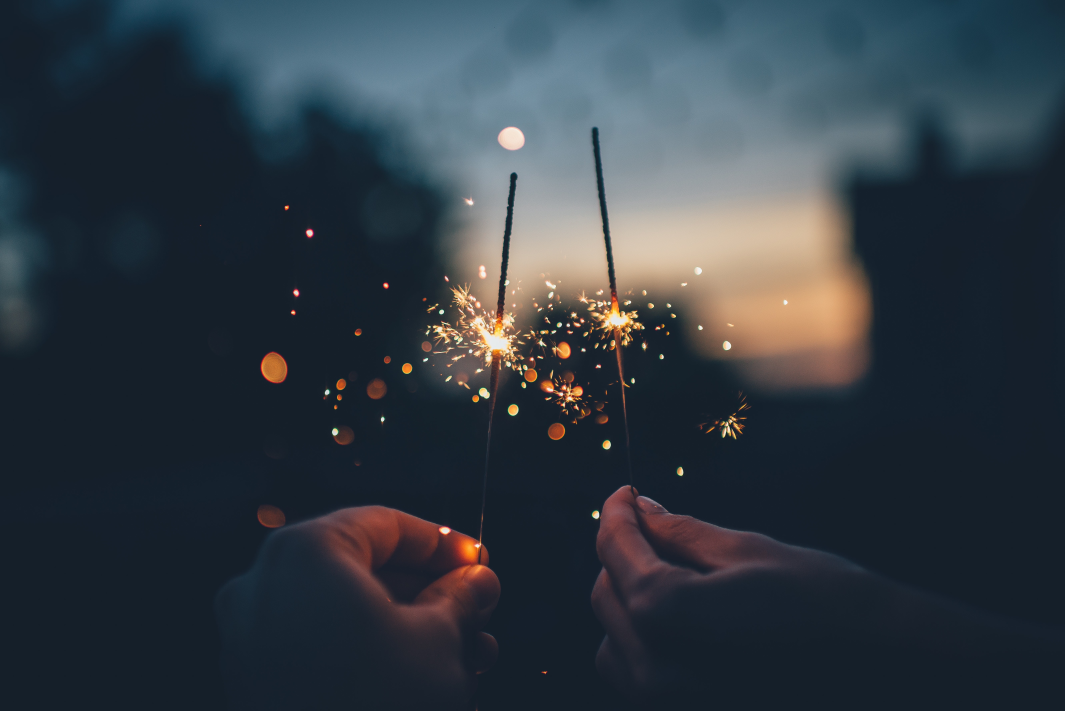
#> input picture 3-course/Image-Processing/exercise-6.1/input_images/ian-schneider-PAykYb-8Er8-unsplash.jpg, 5322 x 3553 px (shown at 1/5 size)
$ jupyter execute Final_6_1_attempt2.ipynb
#> lines starting #> are read from the running program, lines starting #| are printed output that depends on the picture; long printed decimals are rounded
# Зачетное задание 6.1, попытка 2

Вычисления выполнены с объектами `cv2` / `numpy`; промежуточные изображения не сохраняются.

[cell 1]
from pathlib import Path
from math import floor

import cv2
import numpy as np
import pywt

IMAGE_PATH = Path('input_images/ian-schneider-PAykYb-8Er8-unsplash.jpg')
if not IMAGE_PATH.exists():
    raise FileNotFoundError(f'Не найден файл: {IMAGE_PATH}')

## 1. Чтение, RGB и resize

[cell 2]
image_bgr = cv2.imread(str(IMAGE_PATH), cv2.IMREAD_COLOR)
#> image_bgr is the input picture: shape (3553, 5322, 3); mean B, G, R 67.4, 59.2, 50.2
if image_bgr is None:
    raise ValueError('OpenCV не смог считать изображение')

image_rgb = cv2.cvtColor(image_bgr, cv2.COLOR_BGR2RGB)
height, width = image_rgb.shape[:2]
#> height = 3553; width = 5322

aspect_ratio = width / height
#> aspect_ratio = 1.5
new_width = 2661
new_height = floor(new_width / aspect_ratio)
#> new_height = 1776

resized_rgb = cv2.resize(image_rgb, (new_width, new_height), interpolation=cv2.INTER_AREA)

print(f'Исходный размер: {width}x{height}')
#| Исходный размер: 5322x3553
print(f'Коэффициент width/height: {aspect_ratio}')
#| Коэффициент width/height: 1.498
print(f'Коэффициент для формы: {aspect_ratio:.3f}')
#| Коэффициент для формы: 1.498
print(f'Размер после сжатия: {resized_rgb.shape[1]}x{resized_rgb.shape[0]}')
#| Размер после сжатия: 2661x1776

## 2. Плотность RGB-гистограмм

[cell 3]
density_results = {}
for idx, channel_name in enumerate('RGB'):
    channel = resized_rgb[:, :, idx]
    density, bin_edges = np.histogram(channel.ravel(), bins=256, range=(0, 256), density=True)
    max_idx = int(density.argmax())
    density_results[channel_name] = float(density[max_idx])
    print(channel_name, f'{density[max_idx]:.4f}', 'bin', max_idx)
#> this loop made 3 passes
#> max_idx on passes 1 to 3: 21, 31, 41
#| R 0.3818 bin 21
#| G 0.3546 bin 31
#| B 0.2794 bin 41
#> pass 1, `channel = resized_rgb[:, :, idx]`:
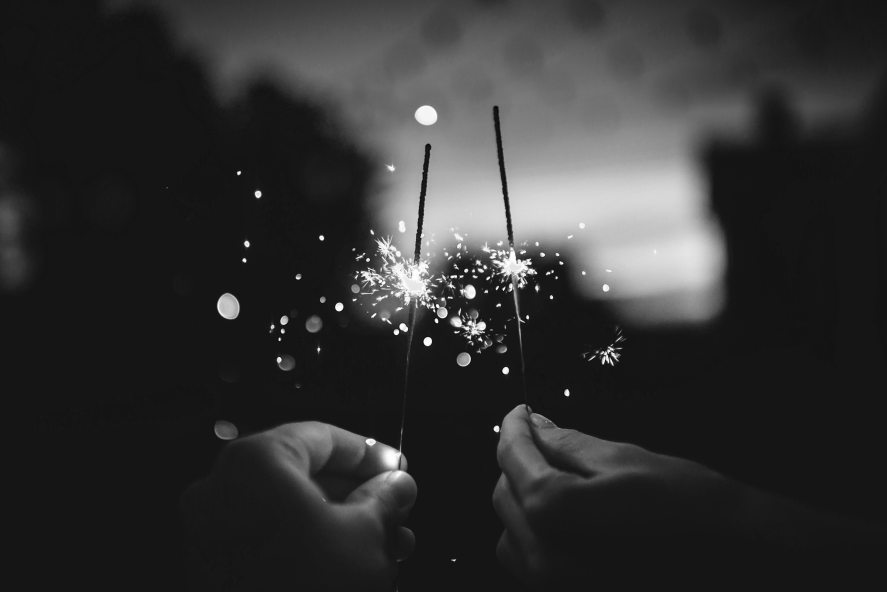
#> channel: shape (1776, 2661) (shown at 1/3 size); min 0, max 255, mean 50.2
#> pass 2, `channel = resized_rgb[:, :, idx]`:
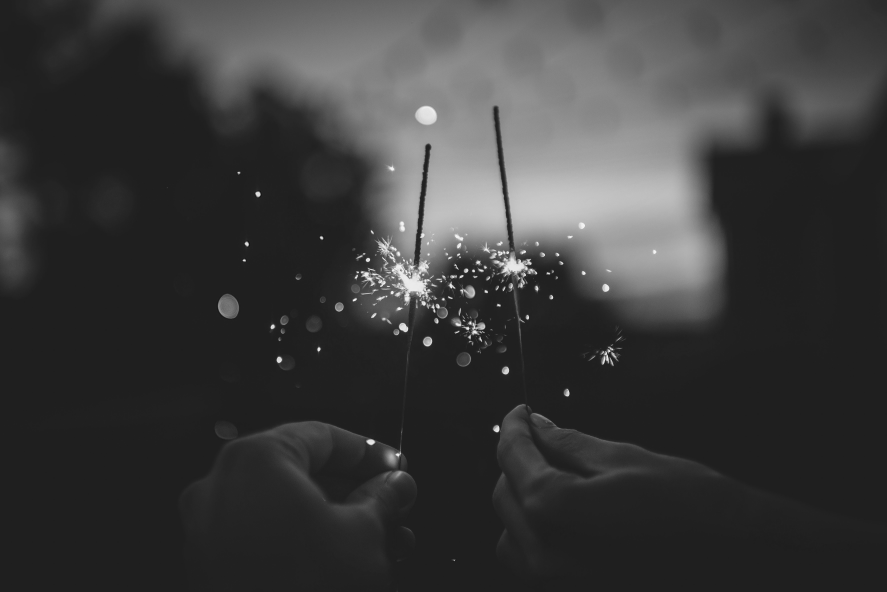
#> channel: shape (1776, 2661) (shown at 1/3 size); min 4, max 251, mean 59.2
#> pass 3, `channel = resized_rgb[:, :, idx]`:
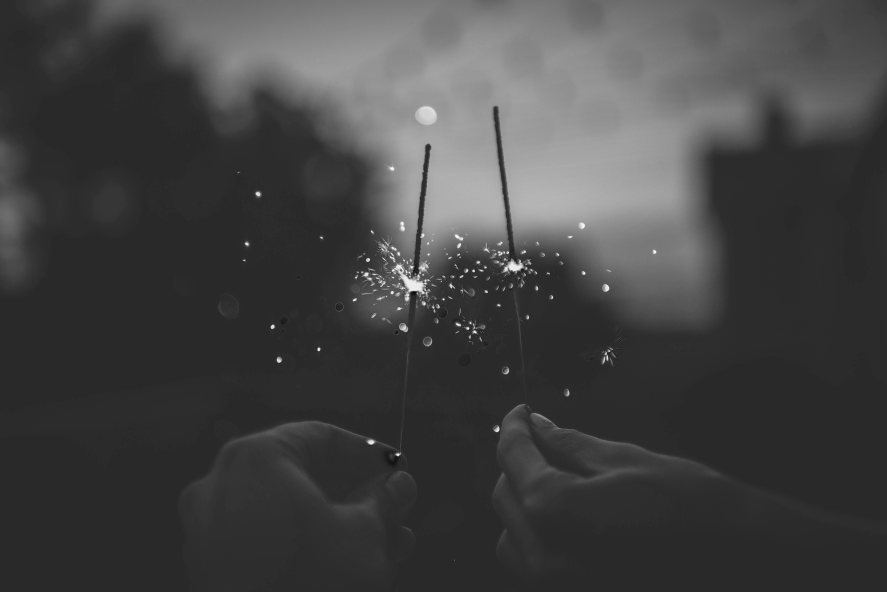
#> channel: shape (1776, 2661) (shown at 1/3 size); min 2, max 249, mean 67.4
#> after the loop, density_results = {'R': 0.382, 'G': 0.355, 'B': 0.279}

print('max density:', f'{max(density_results.values()):.4f}')
#| max density: 0.3818

## 3. Линейная нормировка и пиксель

[cell 4]
normalized_rgb = np.empty_like(resized_rgb)
for idx, channel_name in enumerate('RGB'):
    channel = resized_rgb[:, :, idx].astype(np.float32)
    normalized_rgb[:, :, idx] = np.round(
        (channel - channel.min()) * 255 / (channel.max() - channel.min())
    ).clip(0, 255).astype(np.uint8)
    print(f'{channel_name}: min={channel.min()}, max={channel.max()}')
#> this loop made 3 passes
#| R: min=0.0, max=255.0
#| G: min=4.0, max=251.0
#| B: min=2.0, max=249.0

row, col = 914, 1291
pixel_0_based = normalized_rgb[row, col].tolist()
#> pixel_0_based = [82, 61, 38]
pixel_1_based = normalized_rgb[row - 1, col - 1].tolist()
#> pixel_1_based = [154, 134, 105]
print(f'0-based normalized_rgb[{row}, {col}]: {pixel_0_based}')
#| 0-based normalized_rgb[914, 1291]: [82, 61, 38]
print(f'1-based normalized_rgb[{row - 1}, {col - 1}]: {pixel_1_based}')
#| 1-based normalized_rgb[913, 1290]: [154, 134, 105]

## 4. Haar и threshold

[cell 5]
threshold = 40
normalized_gray = cv2.cvtColor(normalized_rgb, cv2.COLOR_RGB2GRAY)

cA, _ = pywt.dwt2(normalized_gray, 'haar')
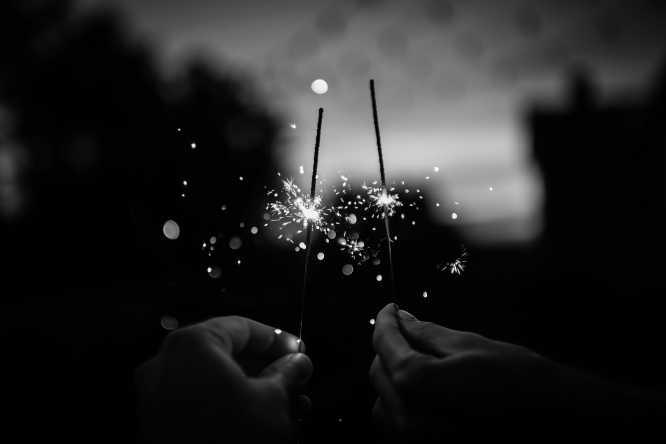
#> cA: shape (888, 1331) float64 (shown at 1/2 size); min 52, max 494, mean 112.2; drawn with min black and max white
cA1, _ = pywt.dwt2(cA, 'haar')
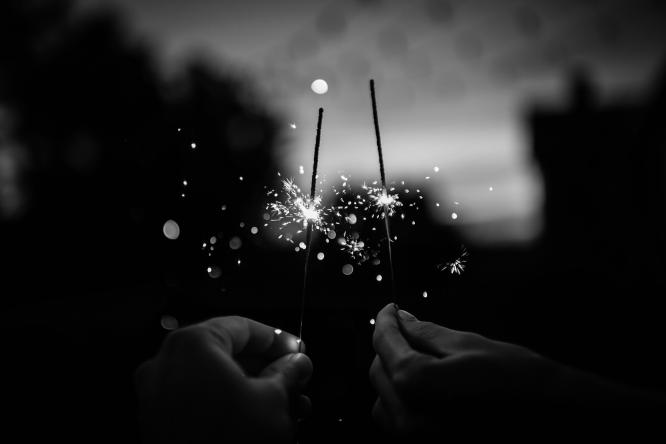
#> cA1: shape (444, 666) float64; min 104, max 982.3, mean 224.4; drawn with min black and max white
count = int(np.sum(np.abs(cA1) < threshold))
#> count = 0

print(f'cA1 shape: {cA1.shape}')
#| cA1 shape: (444, 666)
print(f'Количество |cA1| < {threshold}: {count}')
#| Количество |cA1| < 40: 0

# RGB-вариант для контроля: в основной ответ не идет.
total_rgb = 0
for idx, channel_name in enumerate('RGB'):
    cA_ch, _ = pywt.dwt2(normalized_rgb[:, :, idx], 'haar')
    cA1_ch, _ = pywt.dwt2(cA_ch, 'haar')
    channel_count = int(np.sum(np.abs(cA1_ch) < threshold))
    total_rgb += channel_count
    print(channel_name, channel_count)
#> this loop made 3 passes
#> (channel_count, total_rgb) on passes 1 to 3: (1, 1), (0, 1), (1, 2)
#| R 1
#| G 0
#| B 1
#> pass 1, `cA1_ch, _ = pywt.dwt2(cA_ch, 'haar')`:
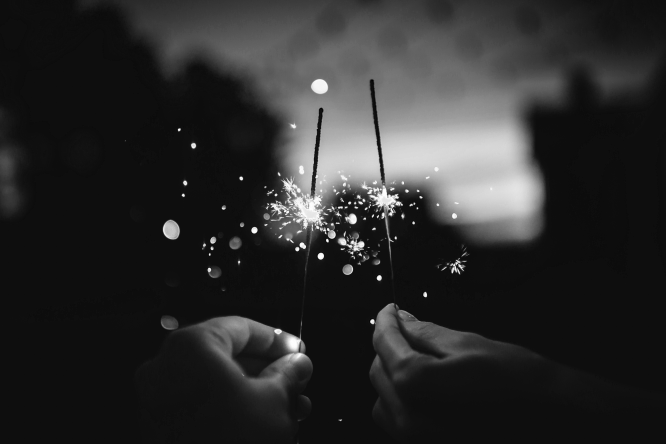
#> cA1_ch: shape (444, 666) float64; min 28, max 1018.5, mean 200.5; drawn with min black and max white
#> after the loop, total_rgb = 2
print('RGB per-channel total:', total_rgb)
#| RGB per-channel total: 2

$ run again, with 3-course/Image-Processing/exercise-6.1/input_images/karsten-winegeart-qzCgm273HW0-unsplash.jpg copied over 3-course/Image-Processing/exercise-6.1/input_images/ian-schneider-PAykYb-8Er8-unsplash.jpg
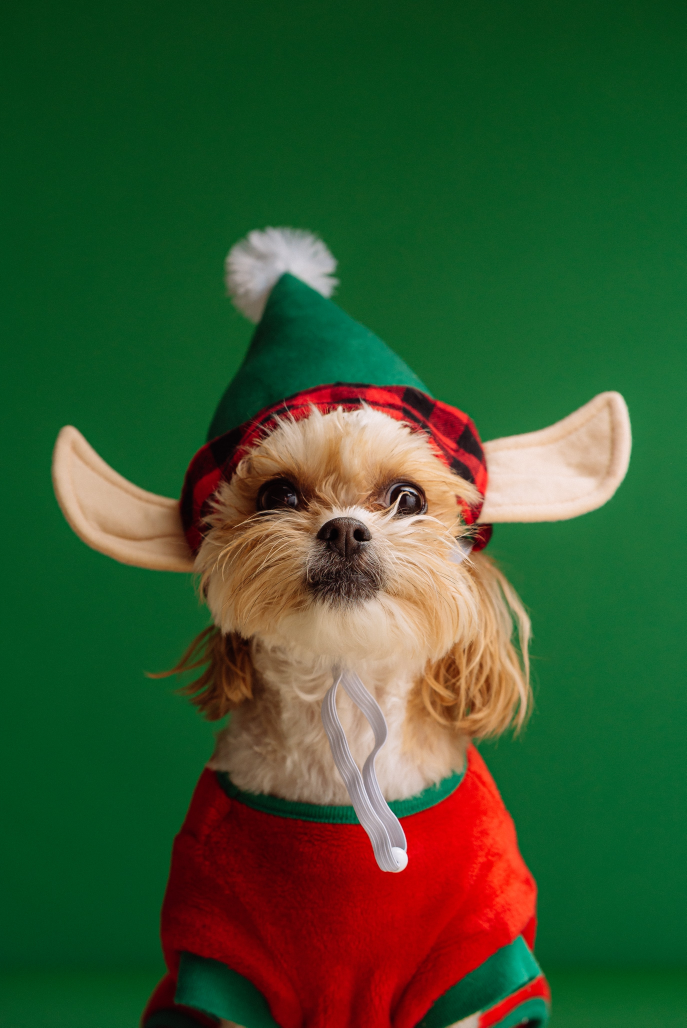
#> input picture 3-course/Image-Processing/exercise-6.1/input_images/karsten-winegeart-qzCgm273HW0-unsplash.jpg, 2745 x 4110 px (shown at 1/4 size)
#> image_bgr is the input picture: shape (4110, 2745, 3); mean B, G, R 48.2, 86.3, 56.6
#| Исходный размер: 2745x4110
#| Коэффициент width/height: 0.6679
#| Коэффициент для формы: 0.668
#| Размер после сжатия: 2661x3984
#> the loop `for idx, channel_name in enumerate('RGB'):` made 3 passes
#> max_idx on passes 1 to 3: 0, 0, 31
#> (printed output is left out)
#> after the loop `for idx, channel_name in enumerate('RGB'):`: density_results = {'R': 0.0557, 'G': 0.0509, 'B': 0.0359}
#| max density: 0.0557
#> the loop `for idx, channel_name in enumerate('RGB'):` made 3 passes
#| R: min=0.0, max=255.0
#| G: min=0.0, max=250.0
#| B: min=0.0, max=254.0
#> pixel_0_based = [11, 90, 34]
#| 0-based normalized_rgb[914, 1291]: [11, 90, 34]
#| 1-based normalized_rgb[913, 1290]: [11, 90, 34]
#> `cA1, _ = pywt.dwt2(cA, 'haar')`:
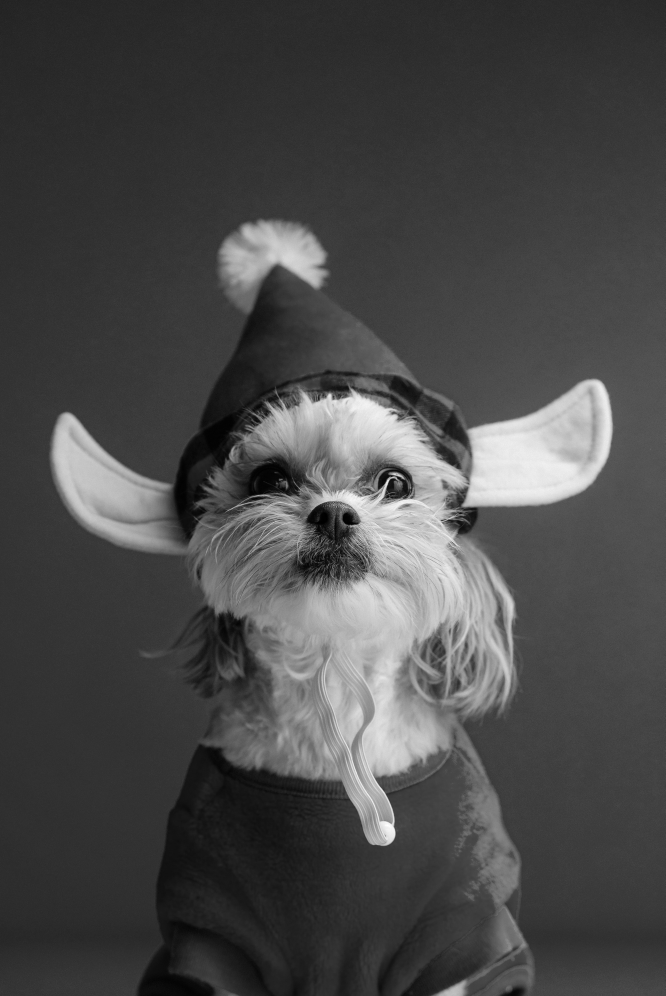
#> cA1: shape (996, 666) float64; min 7.5, max 1004.3, mean 296.3; drawn with min black and max white
#> count = 2143
#| cA1 shape: (996, 666)
#| Количество |cA1| < 40: 2143
#> the loop `for idx, channel_name in enumerate('RGB'):` made 3 passes
#> (channel_count, total_rgb) on passes 1 to 3: (304087, 304087), (63677, 367764), (63795, 431559)
#> (printed output is left out)
#> pass 2, `cA1_ch, _ = pywt.dwt2(cA_ch, 'haar')`:
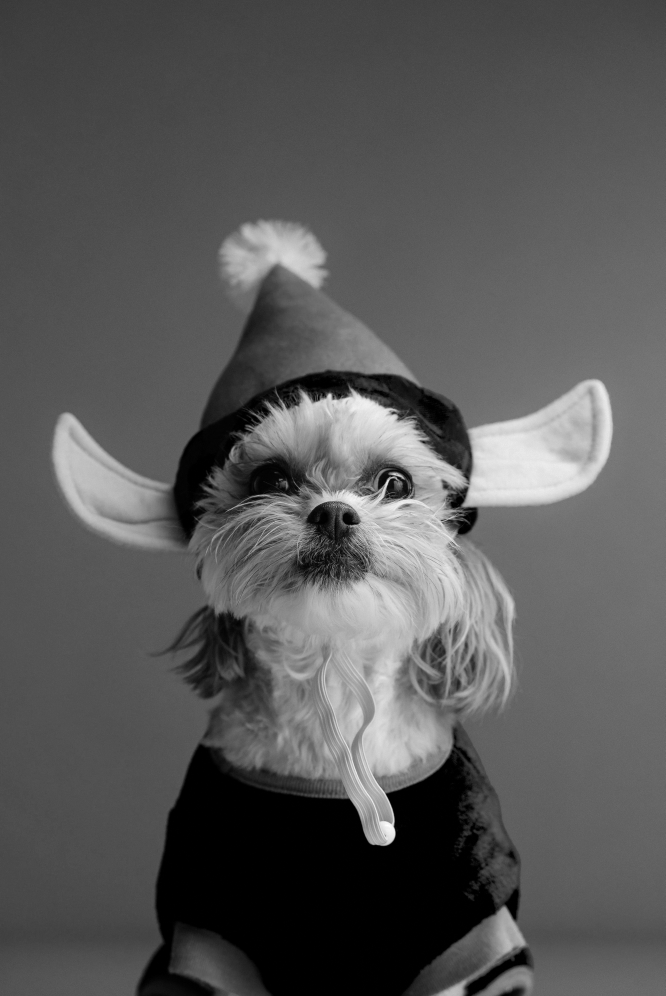
#> cA1_ch: shape (996, 666) float64; min 0, max 1011, mean 352.3; drawn with min black and max white
#> after the loop `for idx, channel_name in enumerate('RGB'):`: total_rgb = 431559
#| RGB per-channel total: 431559
